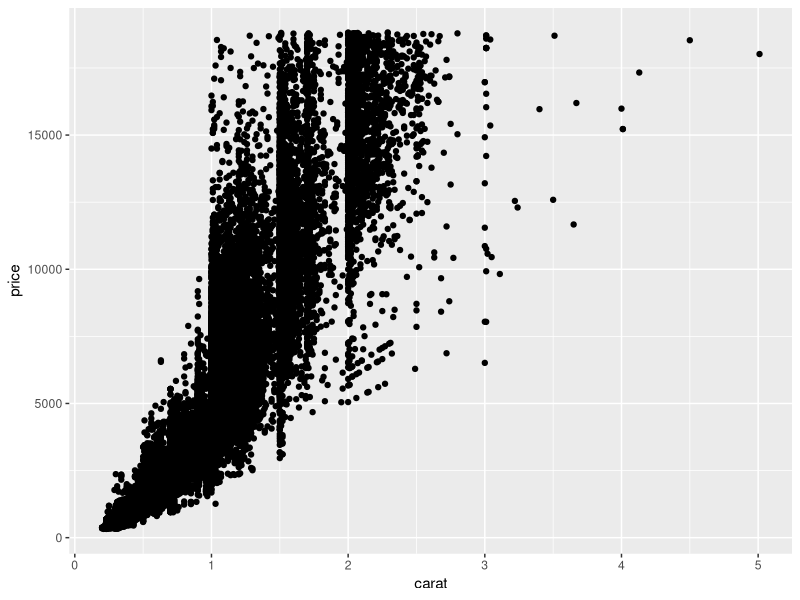
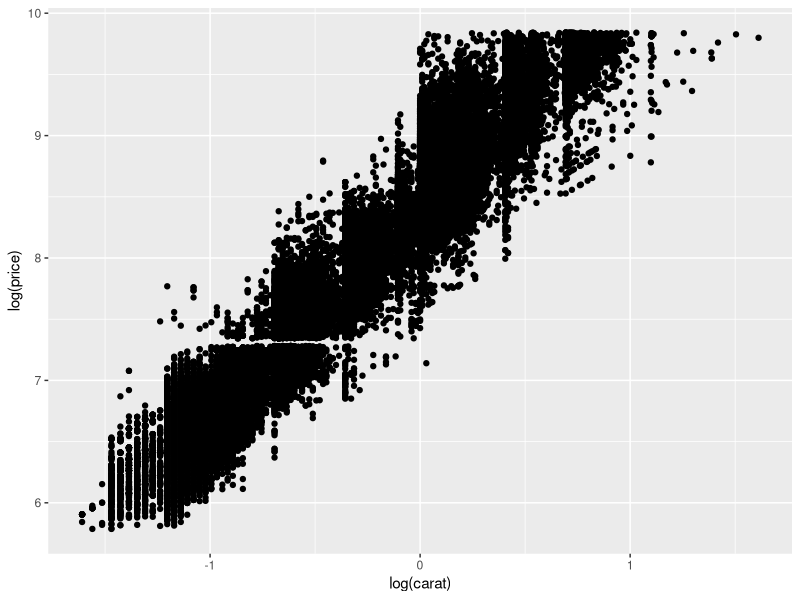
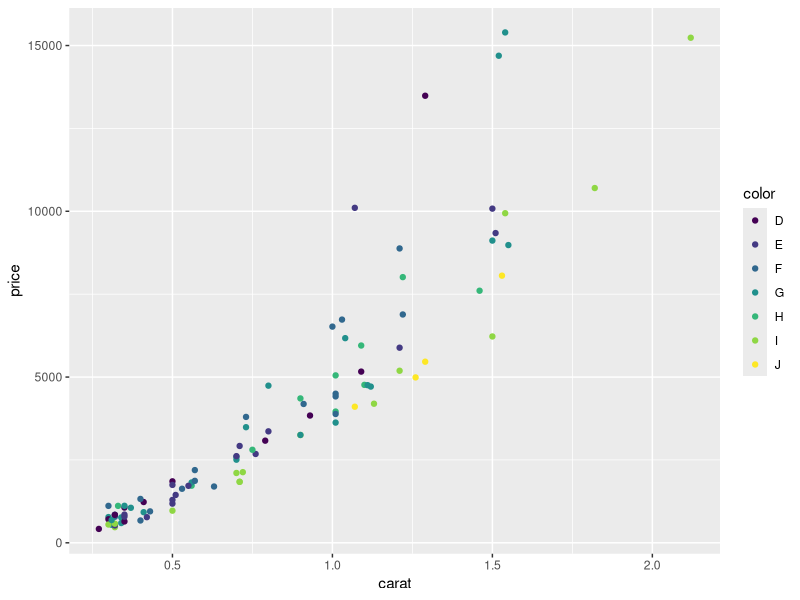
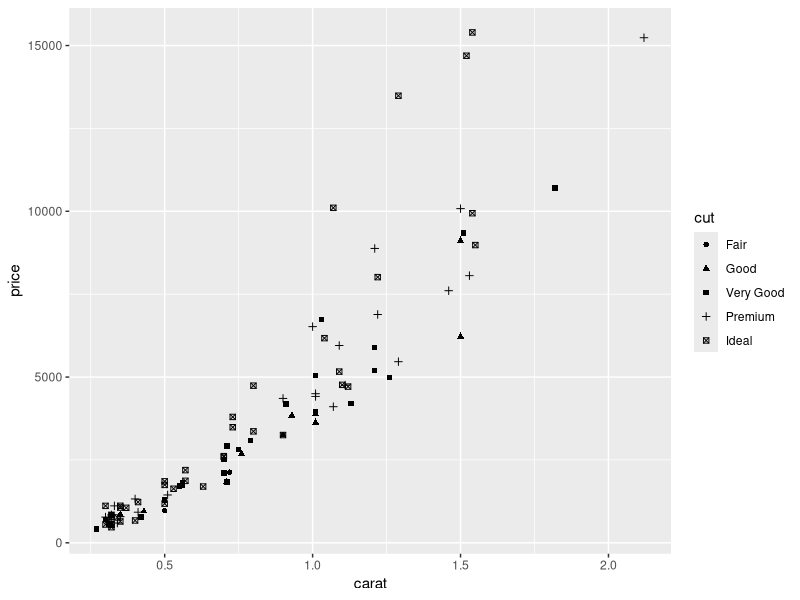
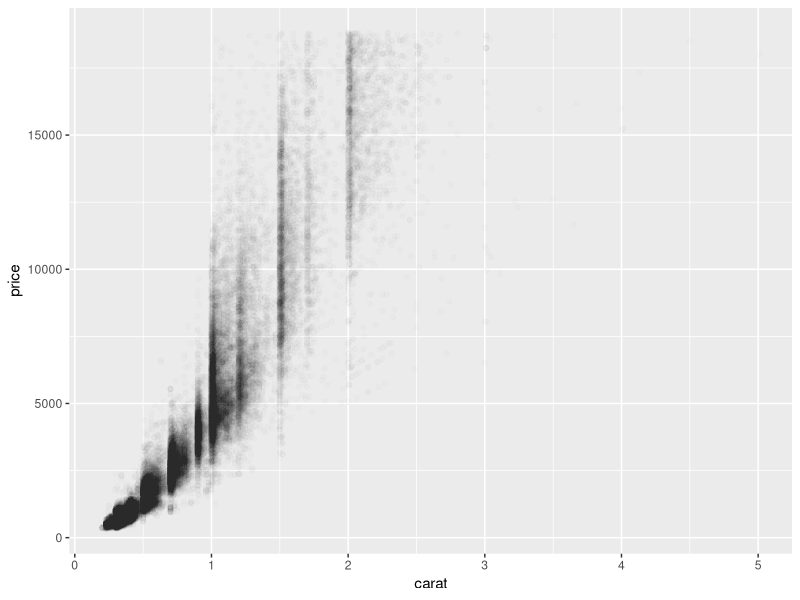
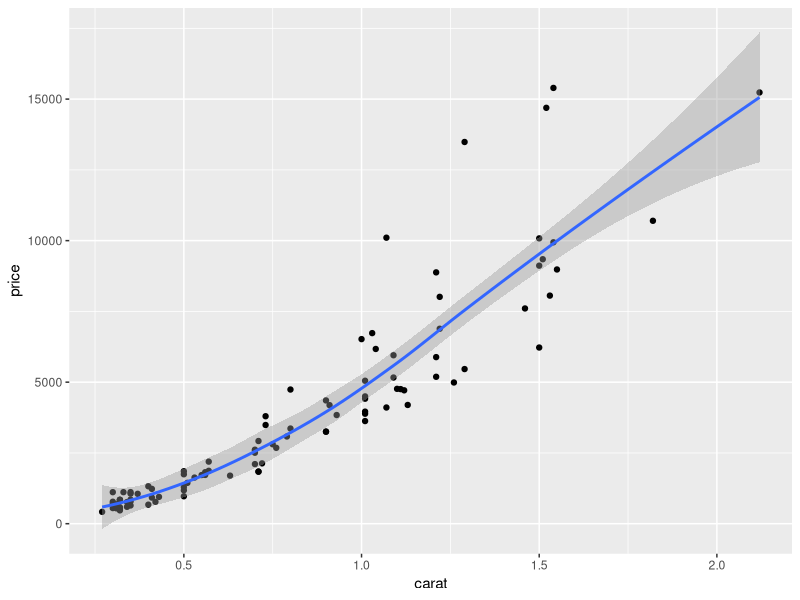
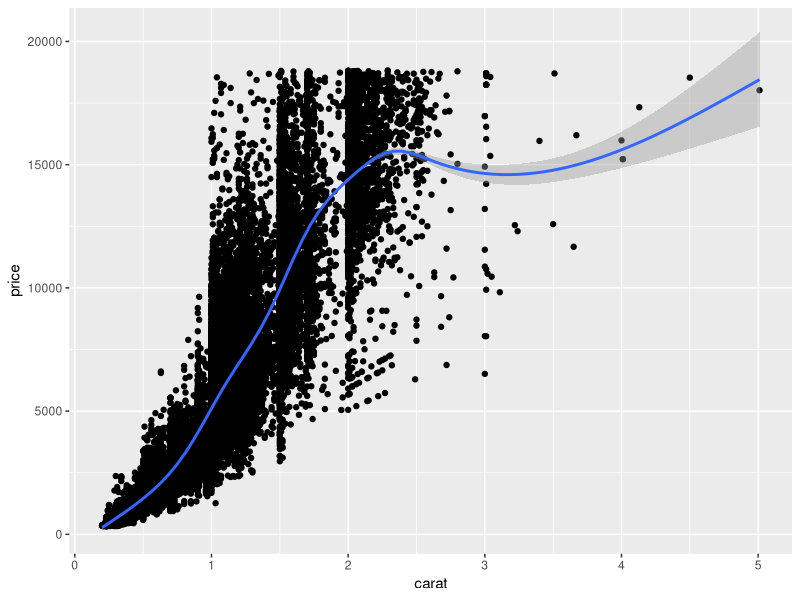
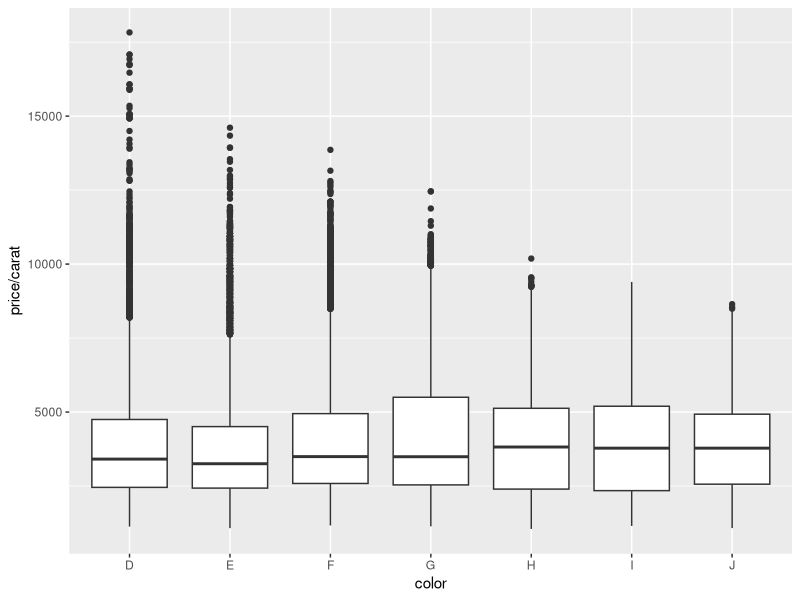

The R script that drew these images, in order:
## ---- chunk 1
library(ggplot2)
## ---- chunk 2
set.seed(5)
diamonds.subset <- diamonds[sample(nrow(diamonds), 100), ]
## ---- chunk 3
qplot(carat, price, data = diamonds)
## ---- chunk 4
qplot(log(carat), log(price), data = diamonds)
## ---- chunk 5
qplot(carat, price, data = diamonds.subset, color = color)
## ---- chunk 6
qplot(carat, price, data = diamonds.subset, shape = cut)
## ---- chunk 7
qplot(carat, price, data = diamonds, alpha = I(1/100))
## ---- chunk 8
qplot(carat, price, data = diamonds.subset,
geom = c("point", "smooth"))
## ---- chunk 9
qplot(carat, price, data = diamonds,
geom = c("point", "smooth"))
## ---- chunk 10
qplot(color, price / carat, data = diamonds, geom = "boxplot")
## ---- chunk 11
qplot(color, price / carat, data = diamonds, geom = "jitter")
## ---- chunk 12
qplot(color, price / carat, data = diamonds,
geom = "jitter", alpha = I(1 / 5))
## ---- chunk 13
qplot(carat, data = diamonds, geom = "histogram")
## ---- chunk 14
qplot(carat, data = diamonds, geom = "histogram",
binwidth = 0.5, xlim = c(0, 3))
## ---- chunk 15
qplot(carat, data = diamonds, geom = "histogram",
fill = color)
## ---- chunk 16
qplot(carat, data = diamonds, geom = "density")
## ---- chunk 17
qplot(carat, data = diamonds, geom = "density", adjust = 3)
## ---- chunk 18
qplot(carat, data = diamonds, geom = "density",
color = color)
## ---- chunk 19
qplot(carat, ..density.., data = diamonds,
geom = c("histogram", "density"))
## ---- chunk 20
qplot(date, unemploy / pop, data = economics, geom = "line")
## ---- chunk 21
qplot(unemploy / pop, uempmed, data = economics,
geom = c("point", "path"))
## ---- chunk 22
year <- function(x) as.POSIXlt(x)$year + 1900
qplot(unemploy / pop, uempmed, data = economics,
geom = "path", colour = year(date))
## ---- chunk 23
qplot(carat, data = diamonds, facets = color ~ cut,
geom = "histogram", binwidth = 0.1, xlim = c(0, 3))
## ---- chunk 24
qplot(carat, data = diamonds, facets = color ~ .,
geom = "histogram", binwidth = 0.1, xlim = c(0, 3))
## ---- chunk 25
mtcars$gear <- factor(mtcars$gear,levels=c(3, 4, 5),
  labels=c("3gears", "4gears", "5gears"))
mtcars$am <- factor(mtcars$am,levels=c(0, 1),
  labels=c("Automatic", "Manual"))
mtcars$cyl <- factor(mtcars$cyl,levels=c(4, 6, 8),
  labels=c("4cyl", "6cyl", "8cyl"))


qplot(mpg, data = mtcars, geom = "density",
  fill = gear, alpha = I(.5),
  main="Distribution of Gas Milage",
  xlab="Miles Per Gallon",
  ylab="Density")
